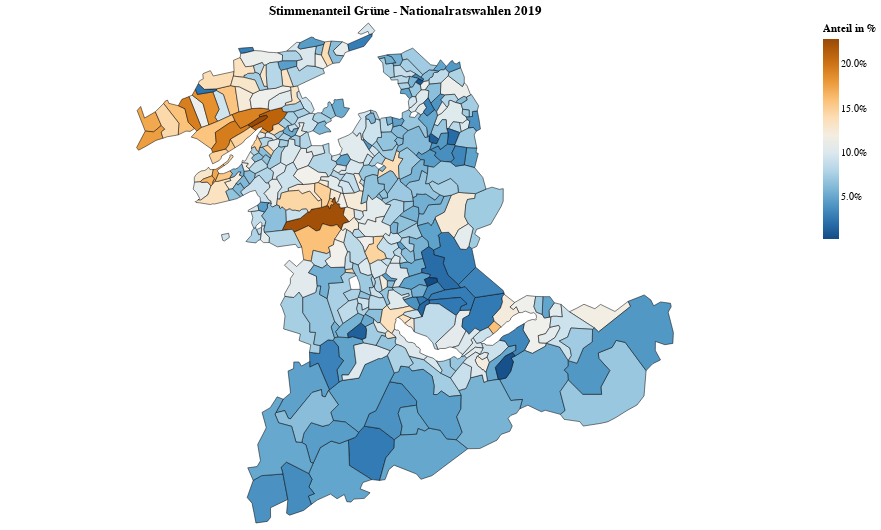

Notebook code for this chart:
### Code cell
df = kandidaten_df[(kandidaten_df['KANTON_ID'] == 2)].groupby(by='GEMEINDE_NUMMER', as_index=False).sum()[['GEMEINDE_NUMMER', 'STIMMEN_KANDIDAT']].reset_index(drop=True)
overview_df = kandidaten_df[(kandidaten_df['KANTON_ID'] == 2)][['GEMEINDE_NUMMER','LISTE_NUMMER','STIMMEN_KANDIDAT']].groupby(by=['GEMEINDE_NUMMER','LISTE_NUMMER'], as_index=False).sum().reset_index(drop=True)
overview_df = overview_df.merge(df, on='GEMEINDE_NUMMER')
overview_df['LISTE_STIMMEN_ANTEIL'] = overview_df['STIMMEN_KANDIDAT_x'] / overview_df['STIMMEN_KANDIDAT_y']

chart = alt.Chart(overview_df[(overview_df['LISTE_NUMMER'] == 12)]).mark_geoshape(stroke='black',strokeWidth=.5).encode(
    color=alt.Color(
        'LISTE_STIMMEN_ANTEIL:Q',
        scale=alt.Scale(scheme='blueorange'),
        legend=alt.Legend(title='Anteil in %', format='.1%')
    ),
    tooltip=[
        alt.Tooltip('properties.vogeName:N', title='Gemeinde'),
        alt.Tooltip('LISTE_STIMMEN_ANTEIL:Q', title='Anteil', format='.1%'),
        alt.Tooltip('STIMMEN_KANDIDAT_x:Q', title='Stimmen Liste'),
        alt.Tooltip('STIMMEN_KANDIDAT_y:Q', title='Stimmen Total'),
    ],
).transform_lookup(
    lookup='GEMEINDE_NUMMER',
    from_=alt.LookupData(data, 'properties.vogeId', ["type", "properties", "geometry"])
).project(
    type='identity', reflectY=True
).properties(
    title='Stimmenanteil Grüne - Nationalratswahlen 2019',
    width=800,
    height=500,
)
chart
